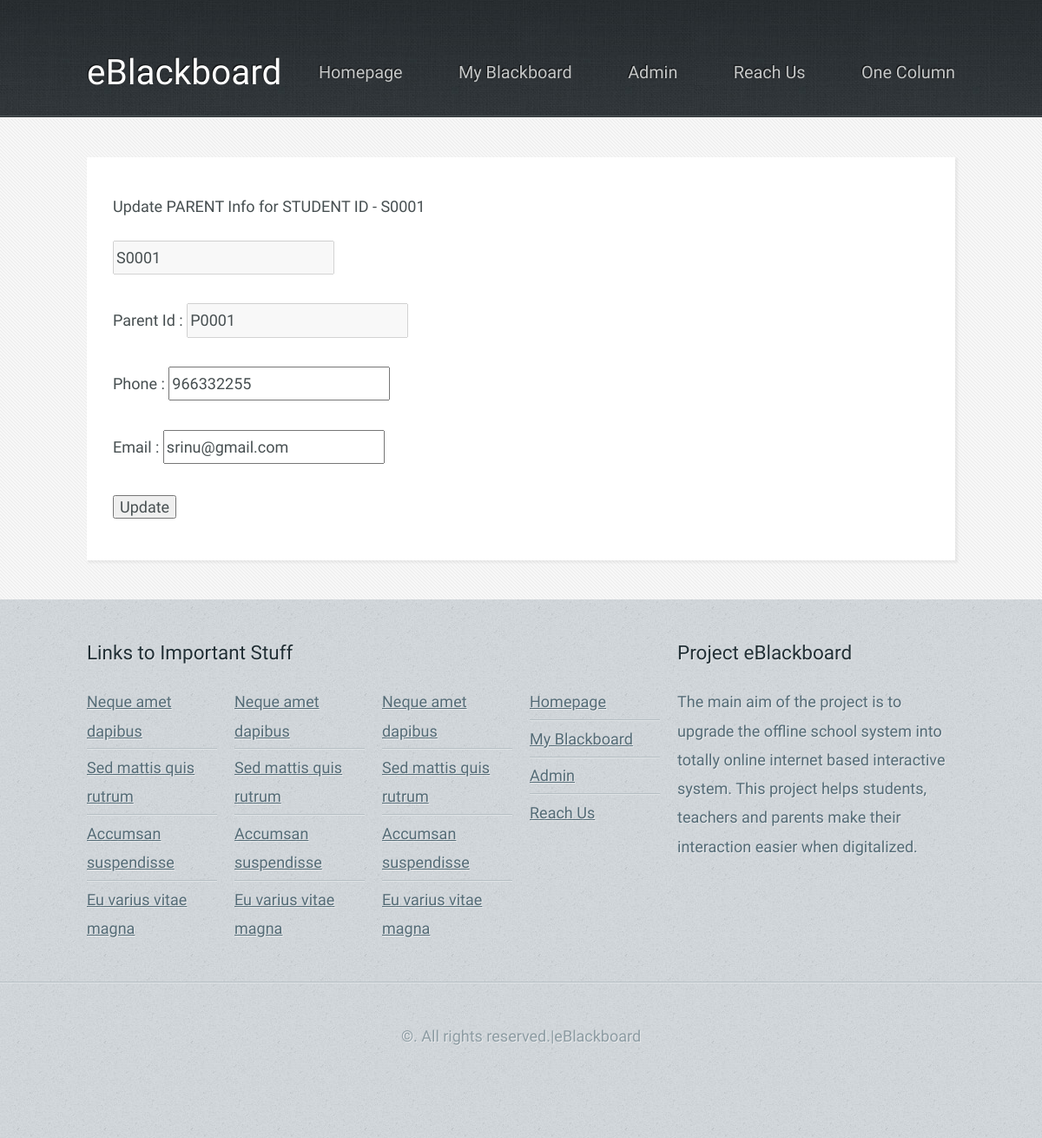
Page /updateparent.php?id=S0001 (signed in) on the committed database.
### tables this page shows
CREATE TABLE `parent` (
  `parentid` varchar(5) NOT NULL,
  `studentid` varchar(5) NOT NULL,
  `mailid` varchar(30) DEFAULT NULL,
  `password` varchar(15) DEFAULT NULL,
  `phone` bigint(10) DEFAULT NULL
);

### functions.php (called while the page is built, shortened)
<?php
	function selectQuery($sql, $page)
	{
            include "connection.php";
		$result = mysqli_query($con, $sql);
            return($result);
	}
?>

### updateparent.php (the view, shortened to what this page needs)
<!DOCTYPE HTML>
<html>
	<head>
		<link rel="stylesheet" href="assets/css/main.css" />
	</head>
	<body class="subpage">
		<div id="page-wrapper">
				<div id="header-wrapper">
					<header id="header" class="container">
						<div class="row">
							<div class="12u">
									<h1><a href="#" id="logo">eBlackboard</a></h1>
									<nav id="nav">
										<a href="index.html">Homepage</a>
										<a href="threecolumn.html">My Blackboard</a>
										<a href="admin.html">Admin</a>
										<a href="twocolumn2.html">Reach Us</a>
										<a href="onecolumn.html">One Column</a>
									</nav>
							</div>
						</div>
					</header>
				</div>
				<div id="content-wrapper">
					<div id="content">
						<div class="container">
							<div class="row">
								<div class="12u">
										<section>
											<header>
												<h1>Update PARENT Info for STUDENT ID - <?php echo $_GET['id']; ?></h1>
											</header>
<?php
	if(isset($_GET['id'])) {
		$id = $_GET['id'];
	} else {
		header("Location:parentadmin.php");
	}
?>
<!DOCTYPE html>
<body>
	<?php
		include "functions.php";
		$result = selectQuery($sql = $sql, $page = "");
	?>
	<?php echo '<form name = "update" id = "update" method = "post" action = "updateparent.php?update='.$id.'">'; ?>
	<?php
		while($row = mysqli_fetch_assoc($result)) {
			echo "<input type = 'text' value = '".$row['studentid']."' name = 'studentid' disabled/><br/><br/>";
			echo "Parent Id  : <input type = 'text' value = '".$row['parentid']."' name = 'parentid' disabled /><br/><br/>";
			echo "Phone          : <input type = 'text' pattern=[0-9]* maxlength=10 value = '".$row['phone']."' name = 'phone'/><br/><br/>";
			echo "Email          : <input type = 'text' value = '".$row['mailid']."' name = 'mailid'/><br/><br/>";
		}
	?>
		<input type = "submit" value = "Update"/>
	</form>
</section>
								</div>
							</div>
						</div>
					</div>
				</div>
				<div id="footer-wrapper">
					<footer id="footer" class="container">
						<div class="row">
							<div class="8u 12u(mobile)">
									<section>
										<h2>Links to Important Stuff</h2>
										<div>
											<div class="row">
												<div class="3u 12u(mobile)">
													<ul class="link-list last-child">
														<li><a href="#">Neque amet dapibus</a></li>
														<li><a href="#">Sed mattis quis rutrum</a></li>
														<li><a href="#">Accumsan suspendisse</a></li>
														<li><a href="#">Eu varius vitae magna</a></li>
													</ul>
												</div>
												<div class="3u 12u(mobile)">
													<ul class="link-list last-child">
														<li><a href="#">Neque amet dapibus</a></li>
														<li><a href="#">Sed mattis quis rutrum</a></li>
														<li><a href="#">Accumsan suspendisse</a></li>
														<li><a href="#">Eu varius vitae magna</a></li>
													</ul>
												</div>
												<div class="3u 12u(mobile)">
													<ul class="link-list last-child">
														<li><a href="#">Neque amet dapibus</a></li>
														<li><a href="#">Sed mattis quis rutrum</a></li>
														<li><a href="#">Accumsan suspendisse</a></li>
														<li><a href="#">Eu varius vitae magna</a></li>
													</ul>
												</div>
												<div class="3u 12u(mobile)">
													<ul class="link-list last-child">
														<li><a href="index.php">Homepage</a></li>
													<li><a href="myblackboard.php">My Blackboard</a></li>
													<li><a href="admin.php">Admin</a></li>
													<li><a href="reachus.php">Reach Us</a></li>
													</ul>
												</div>
											</div>
										</div>
									</section>
							</div>
							<div class="4u 12u(mobile)">
									<section>
										<h2>Project eBlackboard</h2>
										<p>
											The main aim of the project is to upgrade the offline school system into totally online internet based interactive system. This project helps students, teachers and parents make their interaction easier when digitalized.
										</p>
									</section>
							</div>
						</div>
					</footer>
				</div>
				<div id="copyright">
					&copy;. All rights reserved.|eBlackboard
				</div>
		</div>
	</body>
</html>

### rows in the picture
parent: studentid "S0001", parentid "P0001", phone "966332255", mailid "srinu@gmail.com"

### other values in the picture
$_GET['id'] "S0001"
